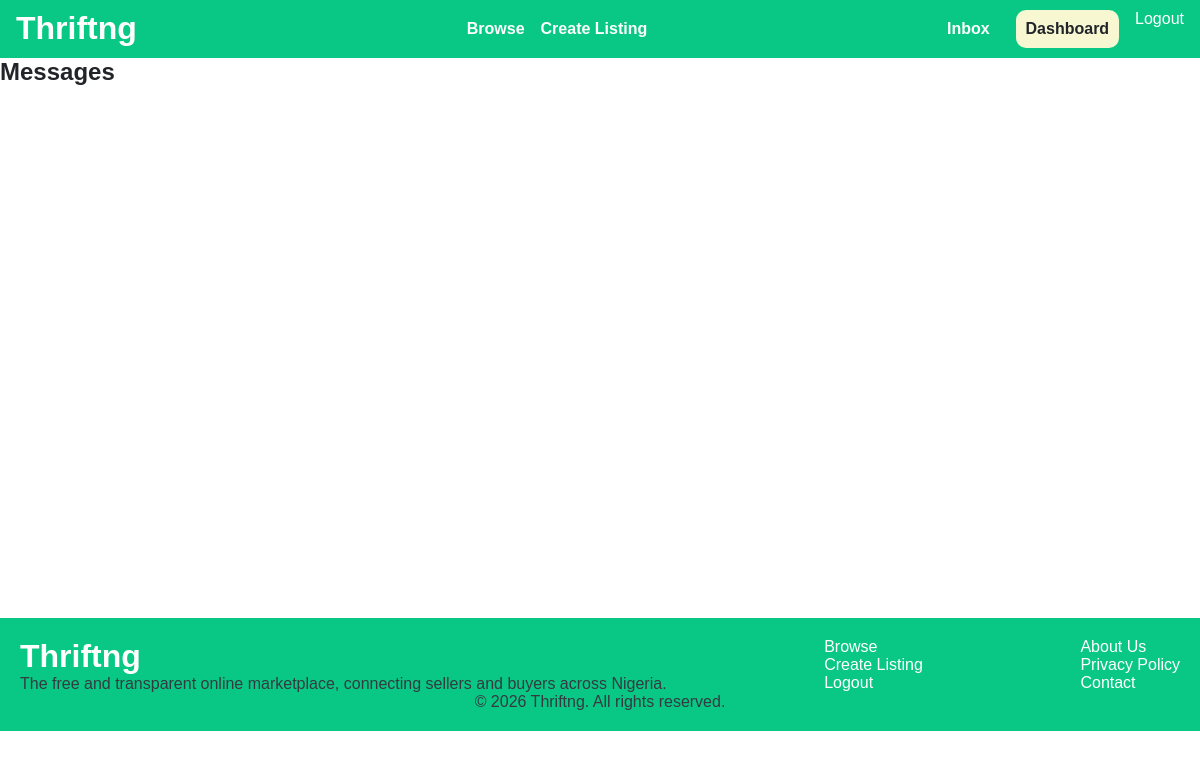
The app's page /inbox/ (signed in), older data.
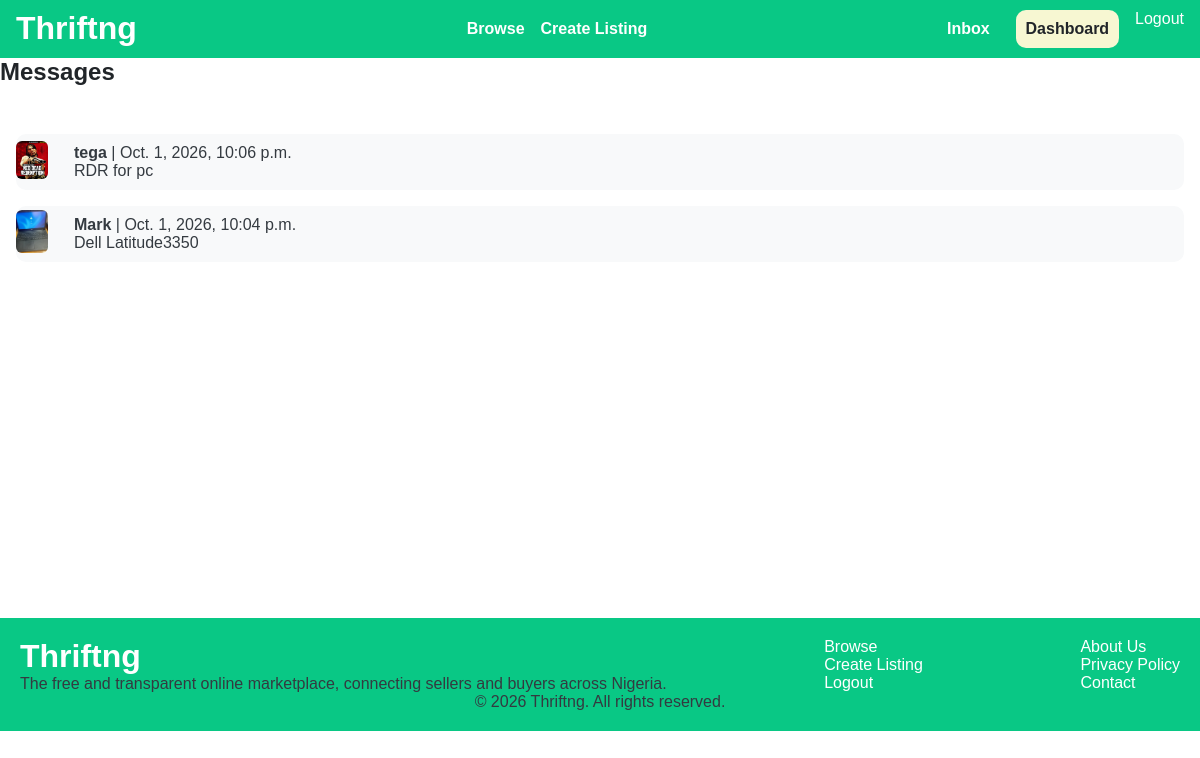
The same page, newer data.
### conversation/models.py (models this page shows)
class Conversation(models.Model):
    item = models.ForeignKey(Item, related_name="conversations", on_delete=models.CASCADE)
    members = models.ManyToManyField(User, related_name='conversations')
    created_at = models.DateTimeField(auto_now_add=True)
    modified_at = models.DateTimeField(auto_now=True)
    class Meta:
        ordering = ('-modified_at',)

### item/models.py (models this page shows, shortened)
class Item(models.Model):
    category = models.ForeignKey(Category, related_name='Items', on_delete=models.CASCADE)
    name = models.CharField(max_length=255)
    description = models.TextField(blank=True, null=True)
    price = models.FloatField()
    is_sold = models.BooleanField(default=False)
    created_at = models.DateTimeField(auto_now_add=True)
    created_by = models.ForeignKey(User, related_name='Items', on_delete=models.CASCADE)
    image = models.ImageField(upload_to='Item_images', blank=True, null=True)

### conversation/views.py (the view)
# urls.py: path('', views.inbox, name='inbox'),
@login_required
def inbox(request):
   conversations = Conversation.objects.filter(members__in=[request.user.id])
   return render(request, 'conversation/inbox.html', {
       'conversations' : conversations,
   })

### conversation/templates/conversation/inbox.html (shortened to what this page needs)
{% extends 'base.html' %}
{% block content %}
    <h1>Messages</h1>
    <div class="message-space">
        {% for convo in conversations %}
        <a href="{% url 'conversation:chat' convo.id %}">
            <div class="message-card">
                    <div class="message-img"><img src="{{ convo.item.image.url }}" alt="product image"></div>
                    <div class="card-text">
                        <p><strong>{% if convo.item.created_by == request.user %}you{% else %}{{ convo.item.created_by }}{% endif %}</strong> | {{ convo.modified_at }}</p>
                        <p>{{ convo.item.name }}</p>
                    </div>
            </div>
        </a>
        {% endfor %}
    </div>
{% endblock %}

Row changes from the older to the newer data that the page shows:
added Conversation: item.image (picture), item.created_by "tega", modified_at "Oct. 1, 2026, 10:06 p.m.", item.name "RDR for pc"
added Conversation: item.image (picture), item.created_by "Mark", modified_at "Oct. 1, 2026, 10:04 p.m.", item.name "Dell Latitude3350"
